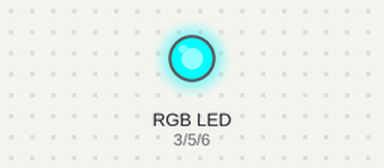
This sketch was run on a simulated Arduino Uno, built with avr-gcc and run on an emulated ATmega328P. On the bench: an RGB LED mixed from three pins (HIGH = lit).

Above: at 0.05 s.
At 0.9 s:
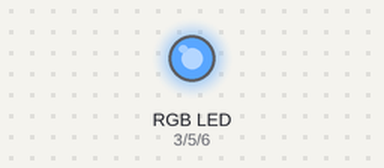
At 1.8 s:
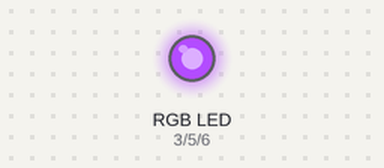
At 3.6 s:
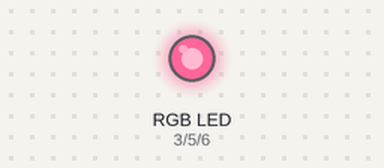
At 5.4 s:
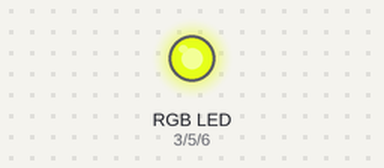
At 7.2 s:
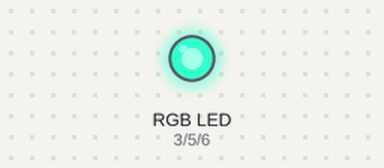
Timing chart, 0 to 10.0 s (numbered marks = the images above):
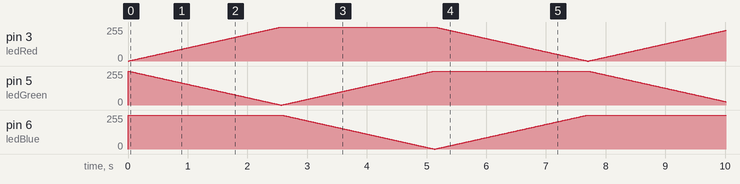

The sketch:

Fading_Rainbow_RGB_Led.ino
```cpp
int ledRed = 3;
int ledGreen = 5;
int ledBlue = 6;

void setup() {
  pinMode(ledGreen, OUTPUT);
  pinMode(ledRed, OUTPUT);
  pinMode(ledBlue, OUTPUT);
}

void loop() {
  for (int i = 0; i <= 255; i++) {
    setColor(255-i, i, 0);
    delay(10);
  }
 for (int i = 0; i <= 255; i++) {
    setColor(0, 255-i, i);
    delay(10);
  }
  for (int i = 0; i <= 255; i++) {
    setColor(i, 0, 255-i);
    delay(10);
  }
}

void setColor(int r, int g, int b) {
  analogWrite(ledRed, 255 - r);
  analogWrite(ledGreen, 255 - g);
  analogWrite(ledBlue, 255 - b);

}
```
